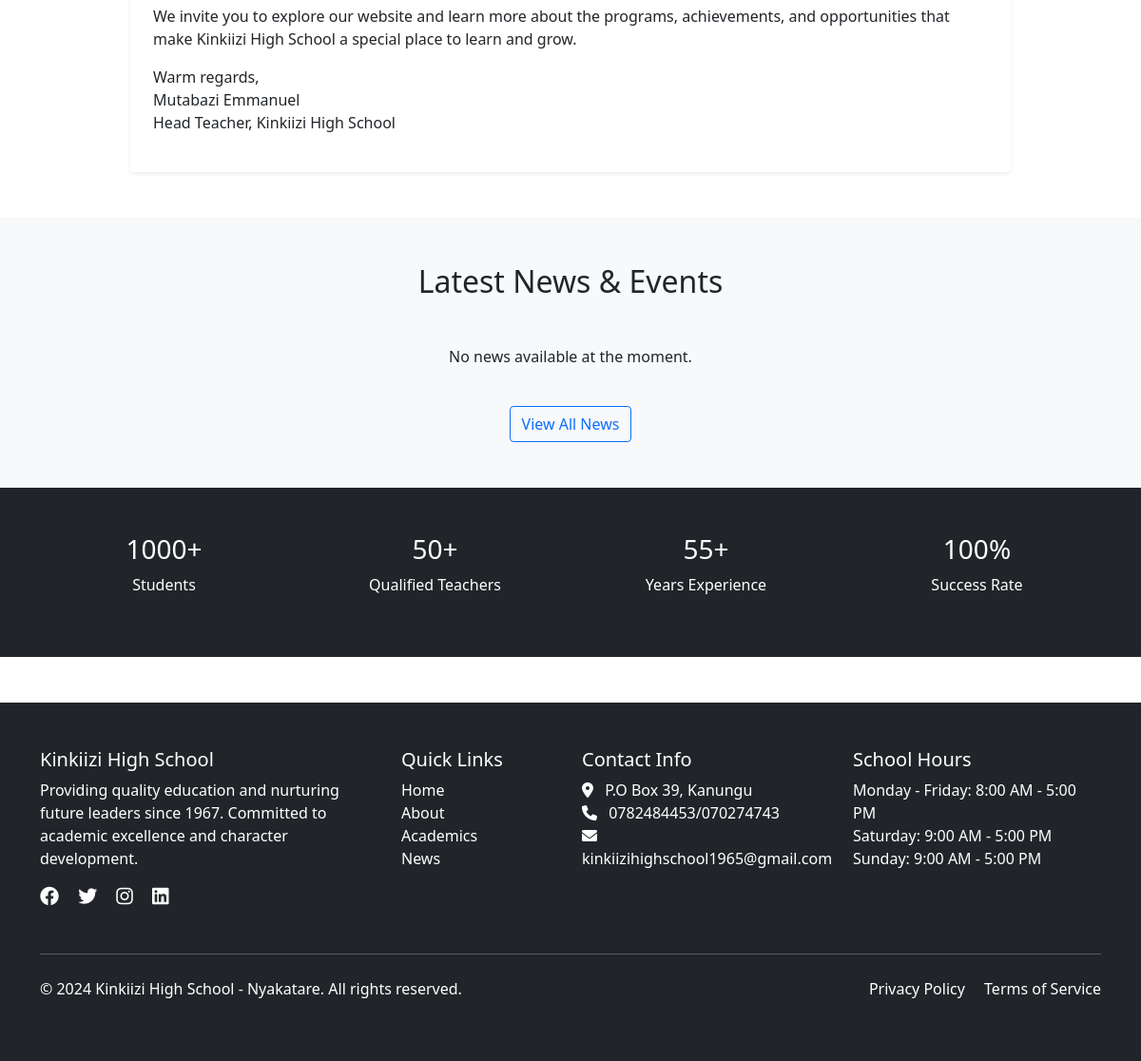
The app's page / (lower part), older data.
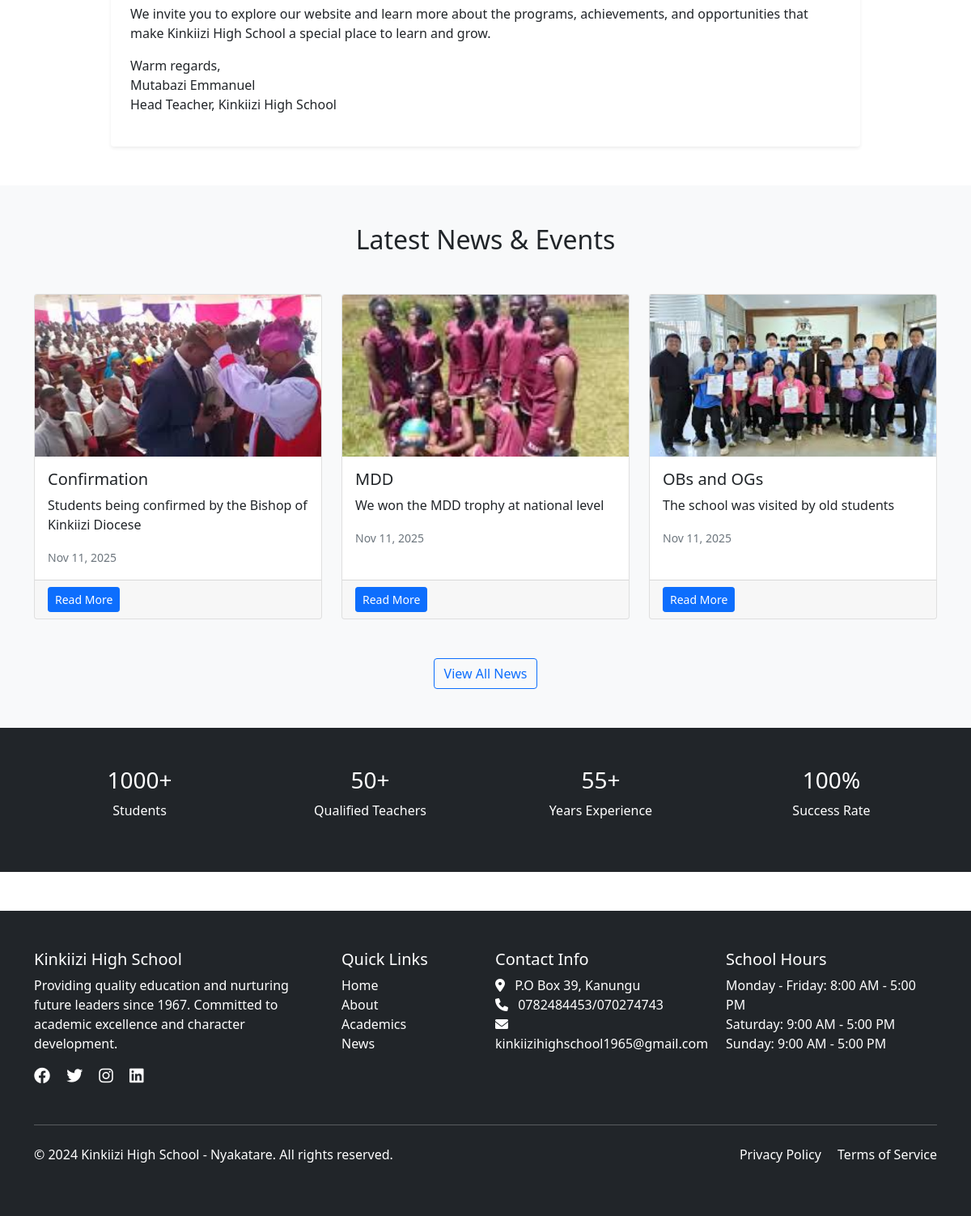
The same page, newer data.
### apps/home/models.py (models this page shows, shortened)
class HomePageContent(models.Model):
    welcome_title = models.CharField(max_length=200)
    welcome_message = models.TextField()
    principal_message = models.TextField()
    updated_at = models.DateTimeField(auto_now=True)
    class Meta:
        verbose_name_plural = "Home Page Content"

### apps/contact/models.py (models this page shows, shortened)
class SiteSettings(models.Model):
    school_description = models.TextField(
        help_text="Description displayed in the footer"
    )
    facebook_url = models.URLField(blank=True, null=True, help_text="Facebook page URL")
    twitter_url = models.URLField(blank=True, null=True, help_text="Twitter profile URL")
    instagram_url = models.URLField(blank=True, null=True, help_text="Instagram profile URL")
    linkedin_url = models.URLField(blank=True, null=True, help_text="LinkedIn page URL")
    school_hours_weekdays = models.CharField(
        max_length=100,
        default="Monday - Friday: 8:00 AM - 3:00 PM",
        help_text="Weekday hours (e.g., Monday - Friday: 8:00 AM - 3:00 PM)"
    )
    school_hours_saturday = models.CharField(
        max_length=100,
        default="Saturday: 9:00 AM - 12:00 PM",
        help_text="Saturday hours"
    )
    school_hours_sunday = models.CharField(
        max_length=100,
        default="Sunday: Closed",
        help_text="Sunday hours"
    )
    copyright_text = models.CharField(
        max_length=200,
        default="© 2024 Our School. All rights reserved.",
        help_text="Copyright text displayed in footer"
    )
    privacy_policy_url = models.URLField(blank=True, null=True, help_text="Privacy Policy page URL")
    terms_of_service_url = models.URLField(blank=True, null=True, help_text="Terms of Service page URL")
    updated_at = models.DateTimeField(auto_now=True)
    class Meta:
        verbose_name_plural = "Site Settings"

class ContactInfo(models.Model):
    school_name = models.CharField(max_length=200)
    address = models.TextField()
    phone = models.CharField(max_length=20)
    email = models.EmailField()
    map_embed_code = models.TextField(help_text="Embed code for Google Maps")
    updated_at = models.DateTimeField(auto_now=True)
    class Meta:
        verbose_name_plural = "Contact Information"

### apps/news/models.py (models this page shows, shortened)
class News(models.Model):
    title = models.CharField(max_length=200)
    content = models.TextField()
    image = models.ImageField(upload_to='news/', blank=True, null=True)
    created_at = models.DateTimeField(auto_now_add=True)
    updated_at = models.DateTimeField(auto_now=True)
    is_published = models.BooleanField(default=True)
    author = models.ForeignKey(User, on_delete=models.CASCADE)
    class Meta:
        verbose_name_plural = "News"
        ordering = ['-created_at']

### apps/home/views.py (the view)
# urls.py: path('', HomeView.as_view(), name='home'),
class HomeView(TemplateView):
    template_name = 'home/index.html'
    def get_context_data(self, **kwargs):
        context = super().get_context_data(**kwargs)
        context['latest_news'] = News.objects.filter(is_published=True)[:3]
        context['gallery_images'] = GalleryImage.objects.all()[:12]
        context['home_content'] = HomePageContent.objects.first()
        return context

### apps/contact/context_processors.py (called while the page is built)
def site_context(request):
    return {
        'contact_info': ContactInfo.objects.first(),
        'site_settings': SiteSettings.objects.first(),
    }

### templates/home/index.html (shortened to what this page needs)
{% extends "base.html" %}
{% load static %}
{% block content %}
{% if home_content and home_content.principal_message %}
<section class="py-5">
    <div class="container">
        <div class="row">
            <div class="col-lg-10 mx-auto">
                <div class="card shadow-sm border-0">
                    <div class="card-body p-4">
                        <p class="lead mb-0">{{ home_content.principal_message|linebreaks }}</p>
                    </div>
                </div>
            </div>
        </div>
    </div>
</section>
{% endif %}
<section class="bg-light py-5">
    <div class="container">
        <h2 class="text-center mb-5">Latest News & Events</h2>
        <div class="row">
            {% for news in latest_news %}
            <div class="col-md-4 mb-4">
                <div class="card h-100">
                    {% if news.image %}
                    <img src="{{ news.image.url }}" class="card-img-top" alt="{{ news.title }}" style="height: 200px; object-fit: cover;">
                    {% endif %}
                    <div class="card-body">
                        <h5 class="card-title">{{ news.title }}</h5>
                        <p class="card-text">{{ news.content|truncatewords:20 }}</p>
                        <small class="text-muted">{{ news.created_at|date:"M d, Y" }}</small>
                    </div>
                    <div class="card-footer">
                        <a href="{% url 'news_detail' news.id %}" class="btn btn-primary btn-sm">Read More</a>
                    </div>
                </div>
            </div>
            {% empty %}
            <div class="col-12">
                <p class="text-center">No news available at the moment.</p>
            </div>
            {% endfor %}
        </div>
        <div class="text-center mt-4">
            <a href="{% url 'news_list' %}" class="btn btn-outline-primary">View All News</a>
        </div>
    </div>
</section>
<section class="bg-dark text-white py-5">
    <div class="container">
        <div class="row text-center">
            <div class="col-md-3">
                <h3>1000+</h3>
                <p>Students</p>
            </div>
            <div class="col-md-3">
                <h3>50+</h3>
                <p>Qualified Teachers</p>
            </div>
            <div class="col-md-3">
                <h3>55+</h3>
                <p>Years Experience</p>
            </div>
            <div class="col-md-3">
                <h3>100%</h3>
                <p>Success Rate</p>
            </div>
        </div>
    </div>
</section>
{% endblock %}

### templates/base.html (shortened to what this page needs)
<!DOCTYPE html>
<html lang="en">
<head>
    <link href="https://cdn.jsdelivr.net/npm/bootstrap@5.1.3/dist/css/bootstrap.min.css" rel="stylesheet">
    <link rel="stylesheet" href="https://cdnjs.cloudflare.com/ajax/libs/font-awesome/6.0.0/css/all.min.css">
</head>
<body>
    <main>
        {% block content %}
        {% endblock %}
    </main>
    {% include "partials/_footer.html" %}
</body>
</html>

### templates/partials/_footer.html (shortened to what this page needs)
<footer class="bg-dark text-white py-5 mt-5">
    <div class="container">
        <div class="row">
            <div class="col-lg-4 mb-4">
                <h5>Kinkiizi High School</h5>
                {% if site_settings and site_settings.school_description %}
                    <p>{{ site_settings.school_description }}</p>
                {% else %}
                    <p>Providing quality education and nurturing future leaders since 1990. Committed to academic excellence and character development.</p>
                {% endif %}
                <div class="social-links">
                    {% if site_settings %}
                        {% if site_settings.facebook_url %}
                            <a href="{{ site_settings.facebook_url }}" class="text-white me-3" target="_blank" rel="noopener noreferrer"><i class="fab fa-facebook fa-lg"></i></a>
                        {% endif %}
                        {% if site_settings.twitter_url %}
                            <a href="{{ site_settings.twitter_url }}" class="text-white me-3" target="_blank" rel="noopener noreferrer"><i class="fab fa-twitter fa-lg"></i></a>
                        {% endif %}
                        {% if site_settings.instagram_url %}
                            <a href="{{ site_settings.instagram_url }}" class="text-white me-3" target="_blank" rel="noopener noreferrer"><i class="fab fa-instagram fa-lg"></i></a>
                        {% endif %}
                        {% if site_settings.linkedin_url %}
                            <a href="{{ site_settings.linkedin_url }}" class="text-white" target="_blank" rel="noopener noreferrer"><i class="fab fa-linkedin fa-lg"></i></a>
                        {% endif %}
                    {% endif %}
                </div>
            </div>
            <div class="col-lg-2 mb-4">
                <h5>Quick Links</h5>
                <ul class="list-unstyled">
                    <li><a href="{% url 'home' %}" class="text-white text-decoration-none">Home</a></li>
                    <li><a href="{% url 'about' %}" class="text-white text-decoration-none">About</a></li>
                    <li><a href="{% url 'academics' %}" class="text-white text-decoration-none">Academics</a></li>
                    <li><a href="{% url 'news_list' %}" class="text-white text-decoration-none">News</a></li>
                </ul>
            </div>
            <div class="col-lg-3 mb-4">
                <h5>Contact Info</h5>
                <ul class="list-unstyled">
                    {% if contact_info %}
                        <li><i class="fas fa-map-marker-alt me-2"></i> {{ contact_info.address|linebreaksbr }}</li>
                        <li><i class="fas fa-phone me-2"></i> {{ contact_info.phone }}</li>
                        <li><i class="fas fa-envelope me-2"></i> {{ contact_info.email }}</li>
                    {% else %}
                        <li><i class="fas fa-map-marker-alt me-2"></i> 123 School Street, City</li>
                        <li><i class="fas fa-phone me-2"></i> (123) 456-7890</li>
                        <li><i class="fas fa-envelope me-2"></i> info@ourschool.edu</li>
                    {% endif %}
                </ul>
            </div>
            <div class="col-lg-3 mb-4">
                <h5>School Hours</h5>
                <ul class="list-unstyled">
                    {% if site_settings %}
                        <li>{{ site_settings.school_hours_weekdays }}</li>
                        <li>{{ site_settings.school_hours_saturday }}</li>
                        <li>{{ site_settings.school_hours_sunday }}</li>
                    {% else %}
                        <li>Monday - Friday: 8:00 AM - 3:00 PM</li>
                        <li>Saturday: 9:00 AM - 12:00 PM</li>
                        <li>Sunday: Closed</li>
                    {% endif %}
                </ul>
            </div>
        </div>
        <hr class="my-4">
        <div class="row">
            <div class="col-md-6">
                <p>{% if site_settings %}{{ site_settings.copyright_text }}{% else %}&copy; 2024 Our School. All rights reserved.{% endif %}</p>
            </div>
            <div class="col-md-6 text-md-end">
                {% if site_settings %}
                    {% if site_settings.privacy_policy_url %}
                        <a href="{{ site_settings.privacy_policy_url }}" class="text-white text-decoration-none me-3">Privacy Policy</a>
                    {% endif %}
                    {% if site_settings.terms_of_service_url %}
                        <a href="{{ site_settings.terms_of_service_url }}" class="text-white text-decoration-none">Terms of Service</a>
                    {% endif %}
                {% else %}
                    <a href="#" class="text-white text-decoration-none me-3">Privacy Policy</a>
                    <a href="#" class="text-white text-decoration-none">Terms of Service</a>
                {% endif %}
            </div>
        </div>
    </div>
</footer>

Row changes from the older to the newer data that the page shows:
added News: image (picture), title "Confirmation", content "Students being confirmed by the Bishop of Kinkiizi Diocese", created_at "Nov 11, 2025"
added News: image (picture), title "MDD", content "We won the MDD trophy at national level", created_at "Nov 11, 2025"
added News: image (picture), title "OBs and OGs", content "The school was visited by old students", created_at "Nov 11, 2025"
Text that changed along with them:
text no longer shown: "No news available at the moment."
